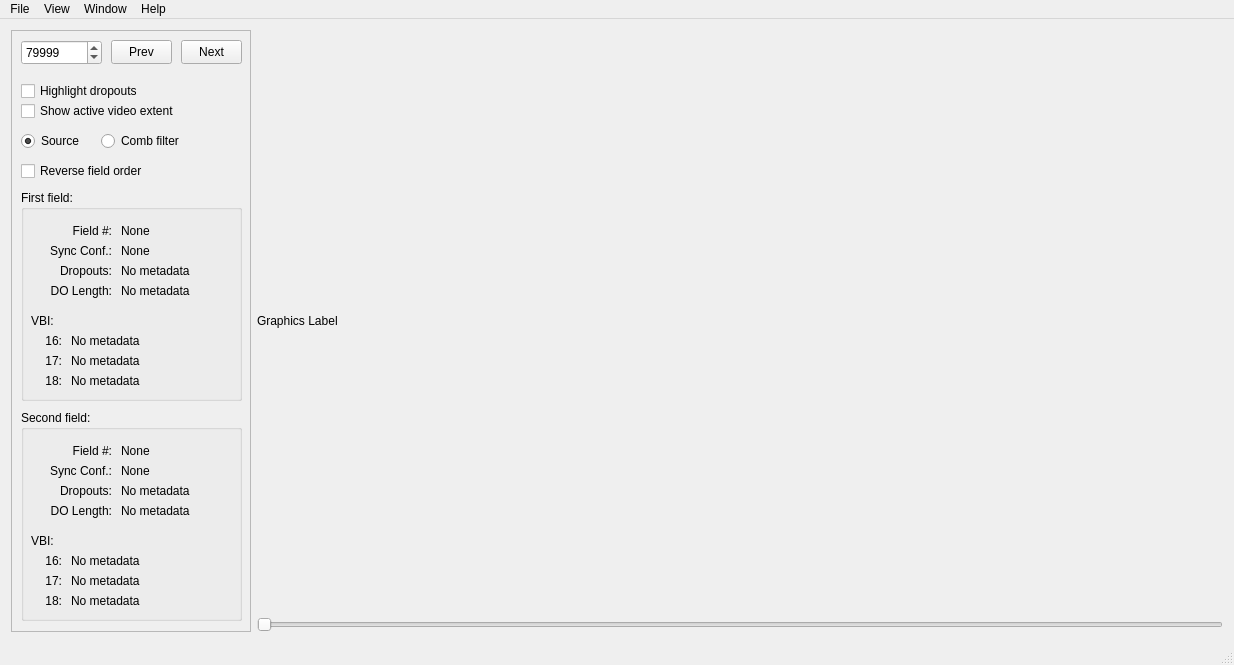
<?xml version="1.0" encoding="UTF-8"?>
<ui version="4.0">
 <class>MainWindow</class>
 <widget class="QMainWindow" name="MainWindow">
  <property name="geometry">
   <rect>
    <x>0</x>
    <y>0</y>
    <width>1234</width>
    <height>665</height>
   </rect>
  </property>
  <property name="sizePolicy">
   <sizepolicy hsizetype="Preferred" vsizetype="Preferred">
    <horstretch>0</horstretch>
    <verstretch>0</verstretch>
   </sizepolicy>
  </property>
  <property name="minimumSize">
   <size>
    <width>900</width>
    <height>665</height>
   </size>
  </property>
  <property name="windowTitle">
   <string>ld-analyse</string>
  </property>
  <property name="windowIcon">
   <iconset resource="ld-analyse-resources.qrc">
    <normaloff>:/icons/Graphics/ld-analyse logo 128px.png</normaloff>:/icons/Graphics/ld-analyse logo 128px.png</iconset>
  </property>
  <widget class="QWidget" name="centralWidget">
   <property name="minimumSize">
    <size>
     <width>450</width>
     <height>400</height>
    </size>
   </property>
   <layout class="QHBoxLayout" name="horizontalLayout_2">
    <property name="sizeConstraint">
     <enum>QLayout::SetDefaultConstraint</enum>
    </property>
    <item>
     <widget class="QFrame" name="frame">
      <property name="minimumSize">
       <size>
        <width>240</width>
        <height>210</height>
       </size>
      </property>
      <property name="maximumSize">
       <size>
        <width>240</width>
        <height>16777215</height>
       </size>
      </property>
      <property name="frameShape">
       <enum>QFrame::StyledPanel</enum>
      </property>
      <property name="frameShadow">
       <enum>QFrame::Raised</enum>
      </property>
      <widget class="QSpinBox" name="frameNumberSpinBox">
       <property name="geometry">
        <rect>
         <x>10</x>
         <y>10</y>
         <width>81</width>
         <height>25</height>
        </rect>
       </property>
       <property name="maximum">
        <number>80000</number>
       </property>
       <property name="value">
        <number>79999</number>
       </property>
      </widget>
      <widget class="QPushButton" name="previousPushButton">
       <property name="geometry">
        <rect>
         <x>100</x>
         <y>10</y>
         <width>61</width>
         <height>24</height>
        </rect>
       </property>
       <property name="text">
        <string>Prev</string>
       </property>
      </widget>
      <widget class="QPushButton" name="nextPushButton">
       <property name="geometry">
        <rect>
         <x>170</x>
         <y>10</y>
         <width>61</width>
         <height>24</height>
        </rect>
       </property>
       <property name="text">
        <string>Next</string>
       </property>
      </widget>
      <widget class="QCheckBox" name="highlightDropOutsCheckBox">
       <property name="geometry">
        <rect>
         <x>10</x>
         <y>50</y>
         <width>221</width>
         <height>22</height>
        </rect>
       </property>
       <property name="text">
        <string>Highlight dropouts</string>
       </property>
      </widget>
      <widget class="QCheckBox" name="showActiveVideoCheckBox">
       <property name="geometry">
        <rect>
         <x>10</x>
         <y>70</y>
         <width>221</width>
         <height>22</height>
        </rect>
       </property>
       <property name="text">
        <string>Show active video extent</string>
       </property>
      </widget>
      <widget class="QGroupBox" name="firstFieldGroupBox">
       <property name="geometry">
        <rect>
         <x>10</x>
         <y>160</y>
         <width>221</width>
         <height>211</height>
        </rect>
       </property>
       <property name="title">
        <string>First field:</string>
       </property>
       <widget class="QLabel" name="label_7">
        <property name="geometry">
         <rect>
          <x>10</x>
          <y>30</y>
          <width>81</width>
          <height>21</height>
         </rect>
        </property>
        <property name="text">
         <string>Field #:</string>
        </property>
        <property name="alignment">
         <set>Qt::AlignRight|Qt::AlignTrailing|Qt::AlignVCenter</set>
        </property>
       </widget>
       <widget class="QLabel" name="firstFieldLabel">
        <property name="geometry">
         <rect>
          <x>100</x>
          <y>30</y>
          <width>111</width>
          <height>21</height>
         </rect>
        </property>
        <property name="text">
         <string>None</string>
        </property>
       </widget>
       <widget class="QLabel" name="label_9">
        <property name="geometry">
         <rect>
          <x>10</x>
          <y>50</y>
          <width>81</width>
          <height>21</height>
         </rect>
        </property>
        <property name="text">
         <string>Sync Conf.:</string>
        </property>
        <property name="alignment">
         <set>Qt::AlignRight|Qt::AlignTrailing|Qt::AlignVCenter</set>
        </property>
       </widget>
       <widget class="QLabel" name="label_10">
        <property name="geometry">
         <rect>
          <x>10</x>
          <y>70</y>
          <width>81</width>
          <height>21</height>
         </rect>
        </property>
        <property name="text">
         <string>Dropouts:</string>
        </property>
        <property name="alignment">
         <set>Qt::AlignRight|Qt::AlignTrailing|Qt::AlignVCenter</set>
        </property>
       </widget>
       <widget class="QLabel" name="label_11">
        <property name="geometry">
         <rect>
          <x>10</x>
          <y>90</y>
          <width>81</width>
          <height>21</height>
         </rect>
        </property>
        <property name="text">
         <string>DO Length:</string>
        </property>
        <property name="alignment">
         <set>Qt::AlignRight|Qt::AlignTrailing|Qt::AlignVCenter</set>
        </property>
       </widget>
       <widget class="QLabel" name="label_15">
        <property name="geometry">
         <rect>
          <x>10</x>
          <y>120</y>
          <width>51</width>
          <height>21</height>
         </rect>
        </property>
        <property name="text">
         <string>VBI:</string>
        </property>
        <property name="alignment">
         <set>Qt::AlignLeading|Qt::AlignLeft|Qt::AlignVCenter</set>
        </property>
       </widget>
       <widget class="QLabel" name="label">
        <property name="geometry">
         <rect>
          <x>10</x>
          <y>140</y>
          <width>31</width>
          <height>21</height>
         </rect>
        </property>
        <property name="text">
         <string>16:</string>
        </property>
        <property name="alignment">
         <set>Qt::AlignRight|Qt::AlignTrailing|Qt::AlignVCenter</set>
        </property>
       </widget>
       <widget class="QLabel" name="label_2">
        <property name="geometry">
         <rect>
          <x>10</x>
          <y>160</y>
          <width>31</width>
          <height>21</height>
         </rect>
        </property>
        <property name="text">
         <string>17:</string>
        </property>
        <property name="alignment">
         <set>Qt::AlignRight|Qt::AlignTrailing|Qt::AlignVCenter</set>
        </property>
       </widget>
       <widget class="QLabel" name="label_3">
        <property name="geometry">
         <rect>
          <x>10</x>
          <y>180</y>
          <width>31</width>
          <height>21</height>
         </rect>
        </property>
        <property name="text">
         <string>18:</string>
        </property>
        <property name="alignment">
         <set>Qt::AlignRight|Qt::AlignTrailing|Qt::AlignVCenter</set>
        </property>
       </widget>
       <widget class="QLabel" name="firstField0VbiLabel">
        <property name="geometry">
         <rect>
          <x>50</x>
          <y>140</y>
          <width>161</width>
          <height>21</height>
         </rect>
        </property>
        <property name="text">
         <string>No metadata</string>
        </property>
       </widget>
       <widget class="QLabel" name="firstField1VbiLabel">
        <property name="geometry">
         <rect>
          <x>50</x>
          <y>160</y>
          <width>161</width>
          <height>21</height>
         </rect>
        </property>
        <property name="text">
         <string>No metadata</string>
        </property>
       </widget>
       <widget class="QLabel" name="firstField2VbiLabel">
        <property name="geometry">
         <rect>
          <x>50</x>
          <y>180</y>
          <width>161</width>
          <height>21</height>
         </rect>
        </property>
        <property name="text">
         <string>No metadata</string>
        </property>
       </widget>
       <widget class="QLabel" name="firstFieldSyncConfLabel">
        <property name="geometry">
         <rect>
          <x>100</x>
          <y>50</y>
          <width>111</width>
          <height>21</height>
         </rect>
        </property>
        <property name="text">
         <string>None</string>
        </property>
       </widget>
       <widget class="QLabel" name="firstFieldDropoutsLabel">
        <property name="geometry">
         <rect>
          <x>100</x>
          <y>70</y>
          <width>111</width>
          <height>21</height>
         </rect>
        </property>
        <property name="text">
         <string>No metadata</string>
        </property>
       </widget>
       <widget class="QLabel" name="firstFieldDoLengthLabel">
        <property name="geometry">
         <rect>
          <x>100</x>
          <y>90</y>
          <width>111</width>
          <height>21</height>
         </rect>
        </property>
        <property name="text">
         <string>No metadata</string>
        </property>
       </widget>
      </widget>
      <widget class="QRadioButton" name="sourceRadioButton">
       <property name="geometry">
        <rect>
         <x>10</x>
         <y>100</y>
         <width>81</width>
         <height>22</height>
        </rect>
       </property>
       <property name="text">
        <string>Source</string>
       </property>
       <property name="checked">
        <bool>true</bool>
       </property>
      </widget>
      <widget class="QRadioButton" name="combFilterRadioButton">
       <property name="geometry">
        <rect>
         <x>90</x>
         <y>100</y>
         <width>101</width>
         <height>22</height>
        </rect>
       </property>
       <property name="text">
        <string>Comb filter</string>
       </property>
      </widget>
      <widget class="QGroupBox" name="secondFieldGroupBox">
       <property name="geometry">
        <rect>
         <x>10</x>
         <y>380</y>
         <width>221</width>
         <height>211</height>
        </rect>
       </property>
       <property name="title">
        <string>Second field:</string>
       </property>
       <widget class="QLabel" name="label_8">
        <property name="geometry">
         <rect>
          <x>10</x>
          <y>30</y>
          <width>81</width>
          <height>21</height>
         </rect>
        </property>
        <property name="text">
         <string>Field #:</string>
        </property>
        <property name="alignment">
         <set>Qt::AlignRight|Qt::AlignTrailing|Qt::AlignVCenter</set>
        </property>
       </widget>
       <widget class="QLabel" name="secondFieldLabel">
        <property name="geometry">
         <rect>
          <x>100</x>
          <y>30</y>
          <width>111</width>
          <height>21</height>
         </rect>
        </property>
        <property name="text">
         <string>None</string>
        </property>
       </widget>
       <widget class="QLabel" name="label_12">
        <property name="geometry">
         <rect>
          <x>10</x>
          <y>50</y>
          <width>81</width>
          <height>21</height>
         </rect>
        </property>
        <property name="text">
         <string>Sync Conf.:</string>
        </property>
        <property name="alignment">
         <set>Qt::AlignRight|Qt::AlignTrailing|Qt::AlignVCenter</set>
        </property>
       </widget>
       <widget class="QLabel" name="label_13">
        <property name="geometry">
         <rect>
          <x>10</x>
          <y>70</y>
          <width>81</width>
          <height>21</height>
         </rect>
        </property>
        <property name="text">
         <string>Dropouts:</string>
        </property>
        <property name="alignment">
         <set>Qt::AlignRight|Qt::AlignTrailing|Qt::AlignVCenter</set>
        </property>
       </widget>
       <widget class="QLabel" name="label_14">
        <property name="geometry">
         <rect>
          <x>10</x>
          <y>90</y>
          <width>81</width>
          <height>21</height>
         </rect>
        </property>
        <property name="text">
         <string>DO Length:</string>
        </property>
        <property name="alignment">
         <set>Qt::AlignRight|Qt::AlignTrailing|Qt::AlignVCenter</set>
        </property>
       </widget>
       <widget class="QLabel" name="label_16">
        <property name="geometry">
         <rect>
          <x>10</x>
          <y>120</y>
          <width>51</width>
          <height>21</height>
         </rect>
        </property>
        <property name="text">
         <string>VBI:</string>
        </property>
        <property name="alignment">
         <set>Qt::AlignLeading|Qt::AlignLeft|Qt::AlignVCenter</set>
        </property>
       </widget>
       <widget class="QLabel" name="label_4">
        <property name="geometry">
         <rect>
          <x>10</x>
          <y>140</y>
          <width>31</width>
          <height>21</height>
         </rect>
        </property>
        <property name="text">
         <string>16:</string>
        </property>
        <property name="alignment">
         <set>Qt::AlignRight|Qt::AlignTrailing|Qt::AlignVCenter</set>
        </property>
       </widget>
       <widget class="QLabel" name="label_5">
        <property name="geometry">
         <rect>
          <x>10</x>
          <y>160</y>
          <width>31</width>
          <height>21</height>
         </rect>
        </property>
        <property name="text">
         <string>17:</string>
        </property>
        <property name="alignment">
         <set>Qt::AlignRight|Qt::AlignTrailing|Qt::AlignVCenter</set>
        </property>
       </widget>
       <widget class="QLabel" name="label_6">
        <property name="geometry">
         <rect>
          <x>10</x>
          <y>180</y>
          <width>31</width>
          <height>21</height>
         </rect>
        </property>
        <property name="text">
         <string>18:</string>
        </property>
        <property name="alignment">
         <set>Qt::AlignRight|Qt::AlignTrailing|Qt::AlignVCenter</set>
        </property>
       </widget>
       <widget class="QLabel" name="secondField0VbiLabel">
        <property name="geometry">
         <rect>
          <x>50</x>
          <y>140</y>
          <width>161</width>
          <height>21</height>
         </rect>
        </property>
        <property name="text">
         <string>No metadata</string>
        </property>
       </widget>
       <widget class="QLabel" name="secondField1VbiLabel">
        <property name="geometry">
         <rect>
          <x>50</x>
          <y>160</y>
          <width>161</width>
          <height>21</height>
         </rect>
        </property>
        <property name="text">
         <string>No metadata</string>
        </property>
       </widget>
       <widget class="QLabel" name="secondField2VbiLabel">
        <property name="geometry">
         <rect>
          <x>50</x>
          <y>180</y>
          <width>161</width>
          <height>21</height>
         </rect>
        </property>
        <property name="text">
         <string>No metadata</string>
        </property>
       </widget>
       <widget class="QLabel" name="secondFieldSyncConfLabel">
        <property name="geometry">
         <rect>
          <x>100</x>
          <y>50</y>
          <width>111</width>
          <height>21</height>
         </rect>
        </property>
        <property name="text">
         <string>None</string>
        </property>
       </widget>
       <widget class="QLabel" name="secondFieldDropoutsLabel">
        <property name="geometry">
         <rect>
          <x>100</x>
          <y>70</y>
          <width>111</width>
          <height>21</height>
         </rect>
        </property>
        <property name="text">
         <string>No metadata</string>
        </property>
       </widget>
       <widget class="QLabel" name="secondFieldDoLengthLabel">
        <property name="geometry">
         <rect>
          <x>100</x>
          <y>90</y>
          <width>111</width>
          <height>21</height>
         </rect>
        </property>
        <property name="text">
         <string>No metadata</string>
        </property>
       </widget>
      </widget>
      <widget class="QCheckBox" name="reverseFieldOrderCheckBox">
       <property name="geometry">
        <rect>
         <x>10</x>
         <y>130</y>
         <width>221</width>
         <height>22</height>
        </rect>
       </property>
       <property name="text">
        <string>Reverse field order</string>
       </property>
      </widget>
     </widget>
    </item>
    <item>
     <layout class="QVBoxLayout" name="verticalLayout">
      <item>
       <layout class="QHBoxLayout" name="horizontalLayout">
        <property name="sizeConstraint">
         <enum>QLayout::SetDefaultConstraint</enum>
        </property>
        <item>
         <widget class="FrameQLabel" name="frameViewerLabel">
          <property name="minimumSize">
           <size>
            <width>0</width>
            <height>0</height>
           </size>
          </property>
          <property name="text">
           <string>Graphics Label</string>
          </property>
         </widget>
        </item>
       </layout>
      </item>
      <item>
       <widget class="QSlider" name="frameHorizontalSlider">
        <property name="pageStep">
         <number>1</number>
        </property>
        <property name="orientation">
         <enum>Qt::Horizontal</enum>
        </property>
       </widget>
      </item>
     </layout>
    </item>
   </layout>
  </widget>
  <widget class="QMenuBar" name="menuBar">
   <property name="geometry">
    <rect>
     <x>0</x>
     <y>0</y>
     <width>1234</width>
     <height>22</height>
    </rect>
   </property>
   <widget class="QMenu" name="menuFile">
    <property name="title">
     <string>File</string>
    </property>
    <addaction name="actionOpen_TBC_file"/>
    <addaction name="separator"/>
    <addaction name="actionSave_frame_as_PNG"/>
    <addaction name="actionSave_metadata_as_CSV"/>
    <addaction name="separator"/>
    <addaction name="actionExit"/>
   </widget>
   <widget class="QMenu" name="menuWindow">
    <property name="title">
     <string>Window</string>
    </property>
    <addaction name="actionDropout_analysis"/>
    <addaction name="actionSNR_analysis"/>
    <addaction name="actionVBI"/>
    <addaction name="actionLine_scope"/>
    <addaction name="actionNTSC"/>
    <addaction name="actionVideo_metadata"/>
   </widget>
   <widget class="QMenu" name="menuHelp">
    <property name="title">
     <string>Help</string>
    </property>
    <addaction name="actionAbout_ld_analyse"/>
   </widget>
   <widget class="QMenu" name="menuView">
    <property name="title">
     <string>View</string>
    </property>
    <addaction name="action1_1_Frame_size"/>
   </widget>
   <addaction name="menuFile"/>
   <addaction name="menuView"/>
   <addaction name="menuWindow"/>
   <addaction name="menuHelp"/>
  </widget>
  <widget class="QStatusBar" name="statusBar"/>
  <action name="actionAbout_ld_analyse">
   <property name="text">
    <string>About ld-analyse...</string>
   </property>
  </action>
  <action name="actionOpen_TBC_file">
   <property name="text">
    <string>Open TBC file...</string>
   </property>
   <property name="shortcut">
    <string>Ctrl+O</string>
   </property>
  </action>
  <action name="actionExit">
   <property name="text">
    <string>Exit</string>
   </property>
   <property name="shortcut">
    <string>Ctrl+W</string>
   </property>
  </action>
  <action name="actionLine_scope">
   <property name="text">
    <string>Line scope...</string>
   </property>
   <property name="shortcut">
    <string>Ctrl+L</string>
   </property>
  </action>
  <action name="actionVBI">
   <property name="text">
    <string>VBI...</string>
   </property>
   <property name="shortcut">
    <string>Ctrl+I</string>
   </property>
  </action>
  <action name="actionNTSC">
   <property name="text">
    <string>NTSC...</string>
   </property>
   <property name="shortcut">
    <string>Ctrl+N</string>
   </property>
  </action>
  <action name="actionVideo_metadata">
   <property name="text">
    <string>Video metadata...</string>
   </property>
   <property name="shortcut">
    <string>Ctrl+M</string>
   </property>
  </action>
  <action name="action1_1_Frame_size">
   <property name="text">
    <string>1:1 Frame size</string>
   </property>
   <property name="shortcut">
    <string>Ctrl+1</string>
   </property>
  </action>
  <action name="actionDropout_analysis">
   <property name="text">
    <string>Dropout analysis...</string>
   </property>
   <property name="shortcut">
    <string>Ctrl+D</string>
   </property>
  </action>
  <action name="actionSave_frame_as_PNG">
   <property name="text">
    <string>Save frame as PNG...</string>
   </property>
   <property name="shortcut">
    <string>Ctrl+S</string>
   </property>
  </action>
  <action name="actionVITS_Metrics">
   <property name="text">
    <string>VITS Metrics...</string>
   </property>
   <property name="shortcut">
    <string>Ctrl+E</string>
   </property>
  </action>
  <action name="actionSNR_analysis">
   <property name="text">
    <string>SNR analysis...</string>
   </property>
   <property name="shortcut">
    <string>Ctrl+R</string>
   </property>
  </action>
  <action name="actionSave_metadata_as_CSV">
   <property name="text">
    <string>Save VITS as CSV...</string>
   </property>
  </action>
 </widget>
 <layoutdefault spacing="6" margin="11"/>
 <customwidgets>
  <customwidget>
   <class>FrameQLabel</class>
   <extends>QLabel</extends>
   <header>frameqlabel.h</header>
  </customwidget>
 </customwidgets>
 <resources>
  <include location="ld-analyse-resources.qrc"/>
 </resources>
 <connections/>
</ui>
